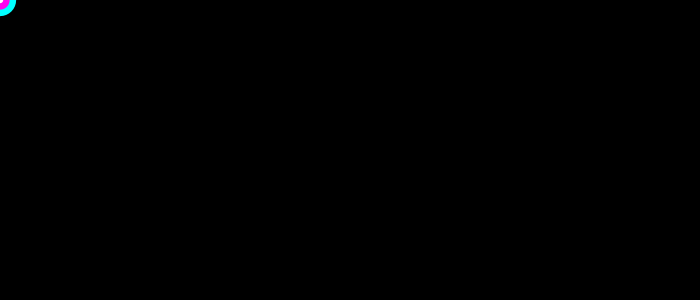
Frame 1 (no input)
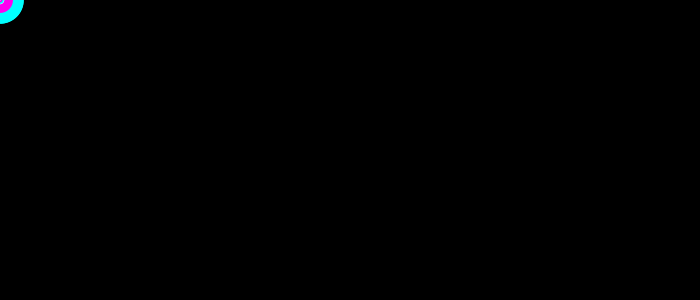
Frame 60 (the mouse pressed at the canvas centre just before this capture)
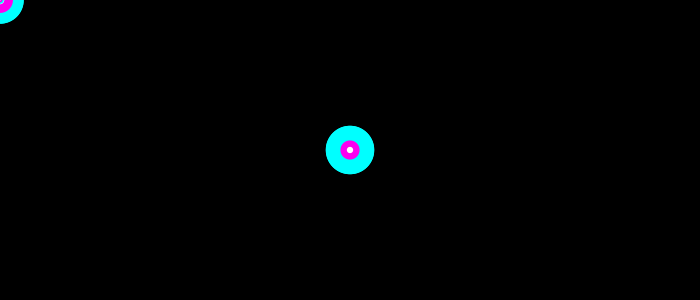
Frame 120 (the mouse held since frame 60 and released just before this capture)

The Processing sketch that drew these frames (run headless with seeded random() and noise(); from frame 60 on, the mouse is pressed at the canvas centre):

// Processing sketch: processing_2519
// ── processing_2519.pde

/*

disco lights
june, 2009
jenna@jennaledger.com

*/

void setup() {                                          
  size (700,300);                                      
  background(0);                                      
  smooth(); 
  
};

void draw() {
  drawDisco(mouseX,mouseY,random(0,50));
 
};

void drawDisco(int x,int y,float s) {
  noStroke();
  fill(#00ffff);
  ellipse(x,y,s,s);
  fill(#ff00f0);
  ellipse(x,y,s*.6,s*.6);
  fill(255);
  ellipse(x,y,s*.2,s*.2);
  
  
};
